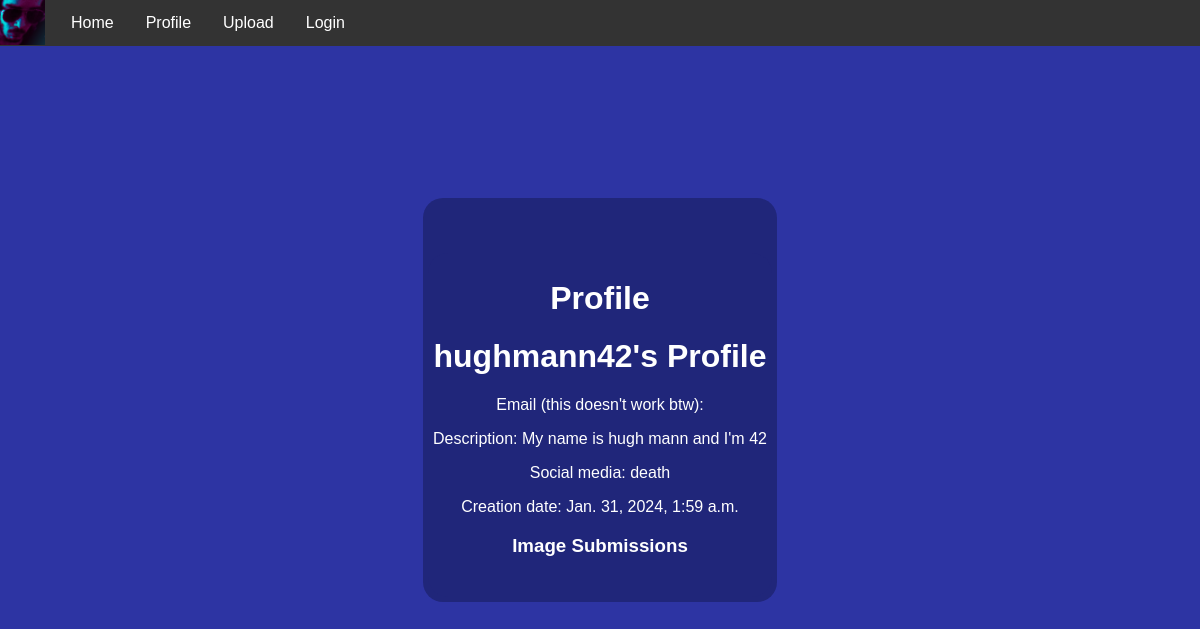
Before: /profile/hughmann42/ with the older database file.
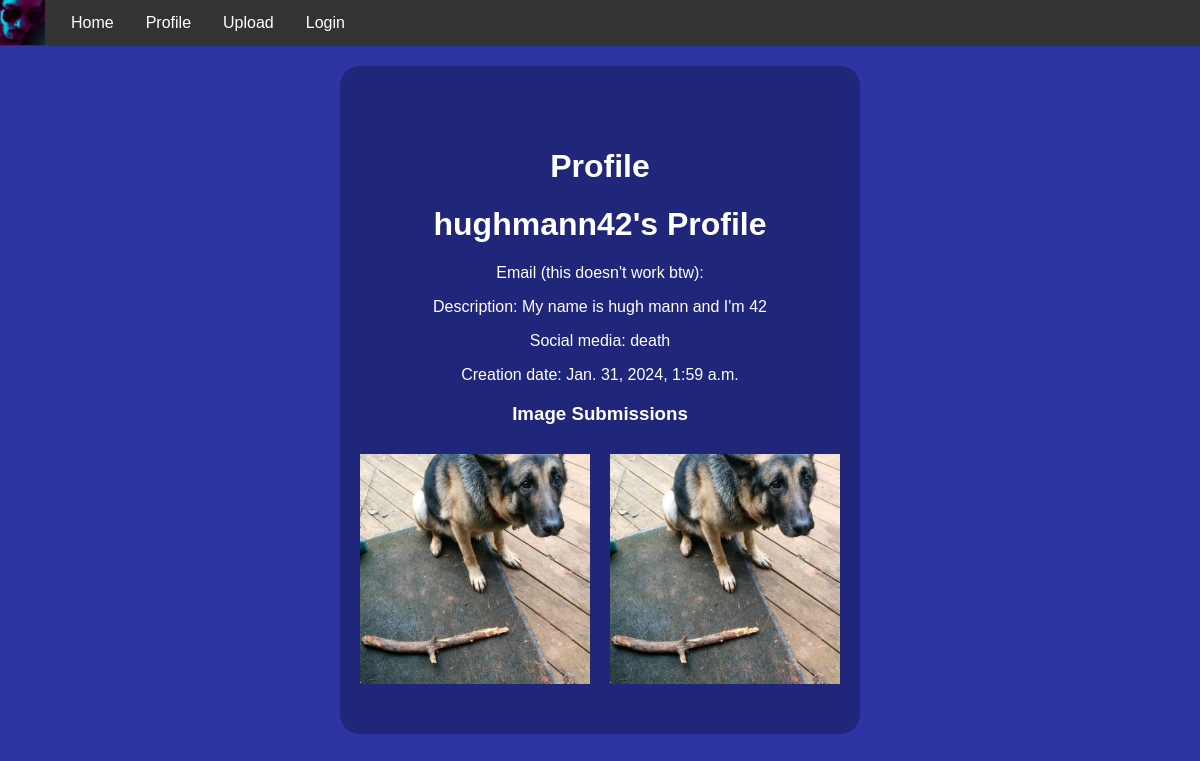
After: the same page with the newer database file.
### PhotoApp/models.py (models this page shows)
class ImageSubmission(models.Model):
    user = models.ForeignKey(UserProfile, on_delete=models.CASCADE)
    image = models.ImageField(upload_to='image_submissions/')
    creation_date = models.DateTimeField(auto_now_add=True)
    description = models.TextField()

### PhotoApp/views.py (the view)
# urls.py: path('profile/<str:username>/', detail_profile_view, name='detail_profile'),
def detail_profile_view(request, username):
    user_profile = get_object_or_404(UserProfile, user__username=username)
    context = {
        'user_profile': user_profile,
    }
    return render(request, 'PhotoApp/profiledetail.html', context)

### PhotoApp/templates/PhotoApp/profiledetail.html (shortened to what this page needs)
{% extends 'PhotoApp/base.html' %}
{% block content %}
    <div class="center-content">
        <h1>Profile</h1>
        <h1>{{ user_profile.user.username }}'s Profile</h1>
        <p>Email (this doesn't work btw): {{ user_profile.user.email }}</p>
        <p>Description: {{ user_profile.short_description }}</p>
        <p>Social media: {{ user_profile.social_links }}</p>
        <p>Creation date: {{ user_profile.creation_date }}</p>
        <h3>Image Submissions</h3>
        <ul>
            {% for submission in user_profile.imagesubmission_set.all %}
            <li>
              <div class="square-image-container">
              <a href="{% url 'image_submission_detail' submission.id %}">
                <img src="{{ submission.image.url }}" alt="{{ submission.title }}" class="submission-image">
              </a>
            </div>
            </li>
          {% endfor %}
        </ul>
    </div>
{% endblock %}

Changed rows visible on the page:
added ImageSubmission: image (picture)
added ImageSubmission: image (picture)
